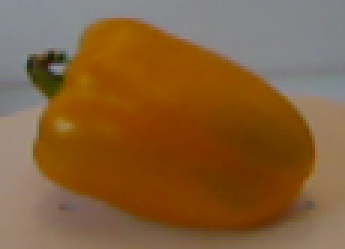
#> input picture Test/Shape_test/object/bell_pepper_2_1_29_crop.png, 115 x 83 px (shown 3 times larger); its folder holds 4 pictures in this run
$ python shape_test.py
#> lines starting #> are read from the running program, lines starting #| are printed output that depends on the picture
import cv2
import os
import sys
from math import copysign, log10
import numpy as np
import matplotlib.pyplot as plt
from mpl_toolkits.mplot3d import Axes3D
from scipy.spatial import ConvexHull
import random
import math
import itertools
from sklearn.mixture import GaussianMixture
import pclpy
from pclpy import pcl
from sklearn.neighbors import KDTree

SYMMETRY_MEASURE_CLOUD_NORMALS_TRADEOFF= 0.2    # scaling factor for difference in normals wrt. difference in position for points,
                                                # when computing difference between two point clouds.
                                                # 0 => Only look at difference between point and its closest point
                                                # Higher value => matching normals are more important than point distances
SMOOTHNESS_MEASURE_NUMBINS = 8                  # Number of bins in histogram. We found 8 to work best quite consistently.
NNRADIUS = 0.004                                # Used in Local Convexity and Smoothness measure for local neighborhood finding

dir_name=os.path.dirname(__file__)
image_path = os.path.join(dir_name, "object")

def get_image(filename):
#> called with filename = 'bell_pepper_2_1_29_crop.png'
    path=os.path.join(image_path,filename)
    if "depthcrop" in filename or 'maskcrop' in filename:
        im = cv2.imread(path,0)
    else:
        im = cv2.imread(path)
#> im is the input picture: shape (83, 115, 3); mean B, G, R 56.8, 95.3, 132.1
    return im

# [251 lines left out: functions apply_mask, depth_to_meter, cloudAlignmentScoreDense, cloudAlignmentScoreDenseWithNormalsNormalized, calculate_compactness_3d, calculate_symmetry_3d and 13 more, not called in this run]

def euclidean_distance(a,b):
    return np.linalg.norm(a-b)

# [17 lines left out: functions calculate_global_convexity_2d, get_angle, not called in this run]

def entropy(hist):
    return -sum([i*math.log(i) for i in hist])

# [37 lines left out: functions calculate_uniqueness_2d, calculate_smoothness_2d, not called in this run]


def main():
    files = os.listdir( image_path )
    files.sort()
    crop_rgb=[get_image(i) for i in files if i.endswith("_crop.png")]
#> crop_rgb = 1 item
    crop_masks=[get_image(i) for i in files if i.endswith("maskcrop.png")]
    crop_depth=[get_image(i) for i in files if i.endswith("depthcrop.png")]
#> call 2 of get_image, with filename = 'ball_6_1_1_depthcrop.png'
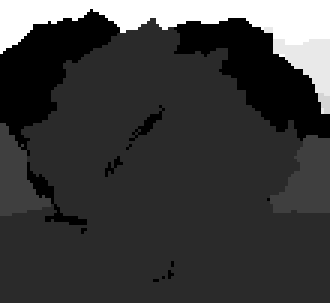
#> input picture Test/Shape_test/object/ball_6_1_1_depthcrop.png, 110 x 101 px (shown 3 times larger)
#> in get_image, im is the input picture: shape (101, 110); min 0, max 12, mean 2.82
#> call 3 of get_image, with filename = 'bell_pepper_2_1_1_depthcrop.png'
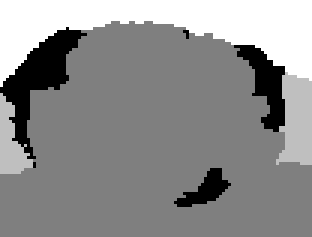
#> input picture Test/Shape_test/object/bell_pepper_2_1_1_depthcrop.png, 104 x 79 px (shown 3 times larger)
#> in get_image, im is the input picture: shape (79, 104); min 0, max 4, mean 2.23
#> call 4 of get_image, with filename = 'bell_pepper_2_1_29_depthcrop.png'
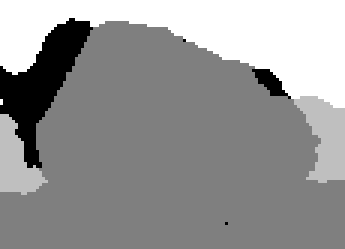
#> input picture Test/Shape_test/object/bell_pepper_2_1_29_depthcrop.png, 115 x 83 px (shown 3 times larger)
#> in get_image, im is the input picture: shape (83, 115); min 0, max 4, mean 2.35
#> crop_depth = 3 items
    names=[" ".join(i.split("_")[0:-4]) for i in files if i.endswith("depthcrop.png")]

    depths = [ apply_mask(m,i) for m, i in zip(crop_masks,crop_depth)]
#> depths = []
    rgbs = [ apply_mask(m,i) for m, i in zip(crop_masks,crop_rgb)]
#> rgbs = []

    # cv2.imshow("Both", np.hstack((crop_rgb[1], crop_masks[1])))
    # cv2.waitKey(0)

    ref=files[0]
    descriptors_dict={}
    for name,mask,rgb,depth in zip(names,crop_masks,rgbs,depths):
        descriptors=calculate_descriptor(mask,rgb,depth)
        print("Descriptors {}: ".format(name),end='')
        for d in descriptors:
            print("{:.4f}".format(d),end=' ')
        print("\n")
        if name in descriptors_dict.keys():
            descriptors_dict[name].append(descriptors)
        else:
            descriptors_dict[name]=[descriptors]
#> this loop made 0 passes
#> after the loop, descriptors_dict = 0 items


def distance_point_point(p1,p2):
    return np.linalg.norm(p1-p2)

# [4 lines left out: function distance_hull_external_poins_to_point, not called in this run]


if __name__ == "__main__":
    main()
